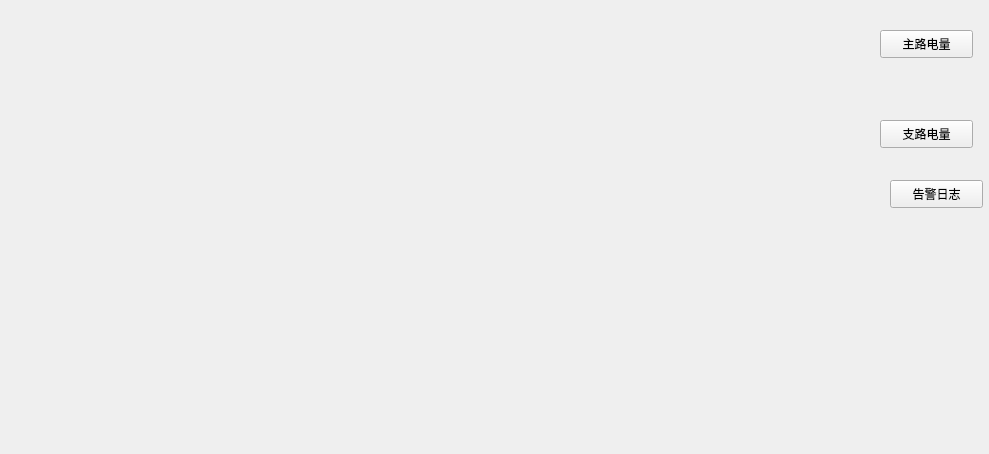
<?xml version="1.0" encoding="UTF-8"?>
<ui version="4.0">
 <class>BUS_LogsWid</class>
 <widget class="QWidget" name="BUS_LogsWid">
  <property name="geometry">
   <rect>
    <x>0</x>
    <y>0</y>
    <width>989</width>
    <height>454</height>
   </rect>
  </property>
  <property name="windowTitle">
   <string>Form</string>
  </property>
  <widget class="QStackedWidget" name="stackedWid">
   <property name="geometry">
    <rect>
     <x>11</x>
     <y>11</y>
     <width>841</width>
     <height>432</height>
    </rect>
   </property>
  </widget>
  <widget class="QPushButton" name="lineBtn">
   <property name="geometry">
    <rect>
     <x>880</x>
     <y>30</y>
     <width>93</width>
     <height>28</height>
    </rect>
   </property>
   <property name="text">
    <string>主路电量</string>
   </property>
  </widget>
  <widget class="QPushButton" name="loopBtn">
   <property name="geometry">
    <rect>
     <x>880</x>
     <y>120</y>
     <width>93</width>
     <height>28</height>
    </rect>
   </property>
   <property name="text">
    <string>支路电量</string>
   </property>
  </widget>
  <widget class="QPushButton" name="alarmBtn">
   <property name="geometry">
    <rect>
     <x>890</x>
     <y>180</y>
     <width>93</width>
     <height>28</height>
    </rect>
   </property>
   <property name="text">
    <string>告警日志</string>
   </property>
  </widget>
 </widget>
 <resources/>
 <connections/>
</ui>
